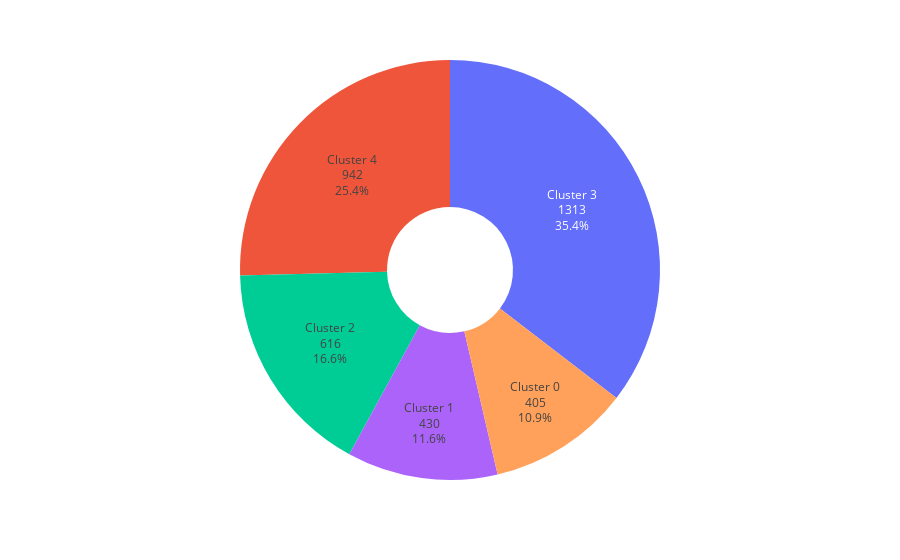

Here is the notebook cell this chart was saved with:
### Code cell
import plotly.express as px
# This dataframe has 244 lines, but 4 distinct values for `day`
df_pie=df.labels.sort_values().value_counts(sort=False).to_frame().reset_index()
df_pie['index']= [f'Cluster {i}' for i in range(len(df_pie))]
fig = px.pie(df_pie, values='labels', names='index',hole=0.3)
fig.update_traces(textposition='auto', textinfo='percent+label+value',showlegend=False)
fig.show()
fig.write_image('KMeansPie.png',scale=.9)

### Figure 1 — Plotly figure (JSON) as saved in the notebook; plotly's stock layout.template omitted (floating-point values rounded to 4 significant figures)
{"data": [{"domain": {"x": [0, 1], "y": [0, 1]}, "hole": 0.3, "hovertemplate": "index=%{label}<br>labels=%{value}<extra></extra>", "labels": ["Cluster 0", "Cluster 1", "Cluster 2", "Cluster 3", "Cluster 4"], "legendgroup": "", "name": "", "showlegend": false, "textinfo": "percent+label+value", "textposition": "auto", "type": "pie", "values": [405, 430, 616, 1313, 942]}], "layout": {"autosize": true, "legend": {"tracegroupgap": 0}, "margin": {"t": 60}}}
